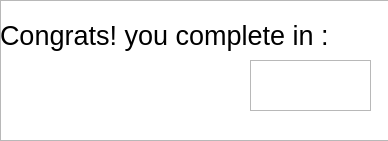
<?xml version="1.0" encoding="UTF-8"?>
<ui version="4.0">
 <class>finisht</class>
 <widget class="QDialog" name="finisht">
  <property name="geometry">
   <rect>
    <x>0</x>
    <y>0</y>
    <width>388</width>
    <height>141</height>
   </rect>
  </property>
  <property name="windowTitle">
   <string>Dialog</string>
  </property>
  <widget class="QTextBrowser" name="congrat">
   <property name="geometry">
    <rect>
     <x>0</x>
     <y>0</y>
     <width>391</width>
     <height>141</height>
    </rect>
   </property>
   <property name="html">
    <string>&lt;!DOCTYPE HTML PUBLIC &quot;-//W3C//DTD HTML 4.0//EN&quot; &quot;http://www.w3.org/TR/REC-html40/strict.dtd&quot;&gt;
&lt;html&gt;&lt;head&gt;&lt;meta name=&quot;qrichtext&quot; content=&quot;1&quot; /&gt;&lt;style type=&quot;text/css&quot;&gt;
p, li { white-space: pre-wrap; }
&lt;/style&gt;&lt;/head&gt;&lt;body style=&quot; font-family:'Ubuntu'; font-size:11pt; font-weight:400; font-style:normal;&quot;&gt;
&lt;p style=&quot;-qt-paragraph-type:empty; margin-top:0px; margin-bottom:0px; margin-left:0px; margin-right:0px; -qt-block-indent:0; text-indent:0px;&quot;&gt;&lt;br /&gt;&lt;/p&gt;&lt;/body&gt;&lt;/html&gt;</string>
   </property>
  </widget>
  <widget class="QLabel" name="label">
   <property name="geometry">
    <rect>
     <x>0</x>
     <y>0</y>
     <width>341</width>
     <height>71</height>
    </rect>
   </property>
   <property name="font">
    <font>
     <pointsize>20</pointsize>
    </font>
   </property>
   <property name="text">
    <string>Congrats! you complete in :</string>
   </property>
  </widget>
  <widget class="QTextBrowser" name="finishtime">
   <property name="geometry">
    <rect>
     <x>250</x>
     <y>60</y>
     <width>121</width>
     <height>51</height>
    </rect>
   </property>
   <property name="font">
    <font>
     <pointsize>25</pointsize>
    </font>
   </property>
  </widget>
 </widget>
 <resources/>
 <connections/>
</ui>
